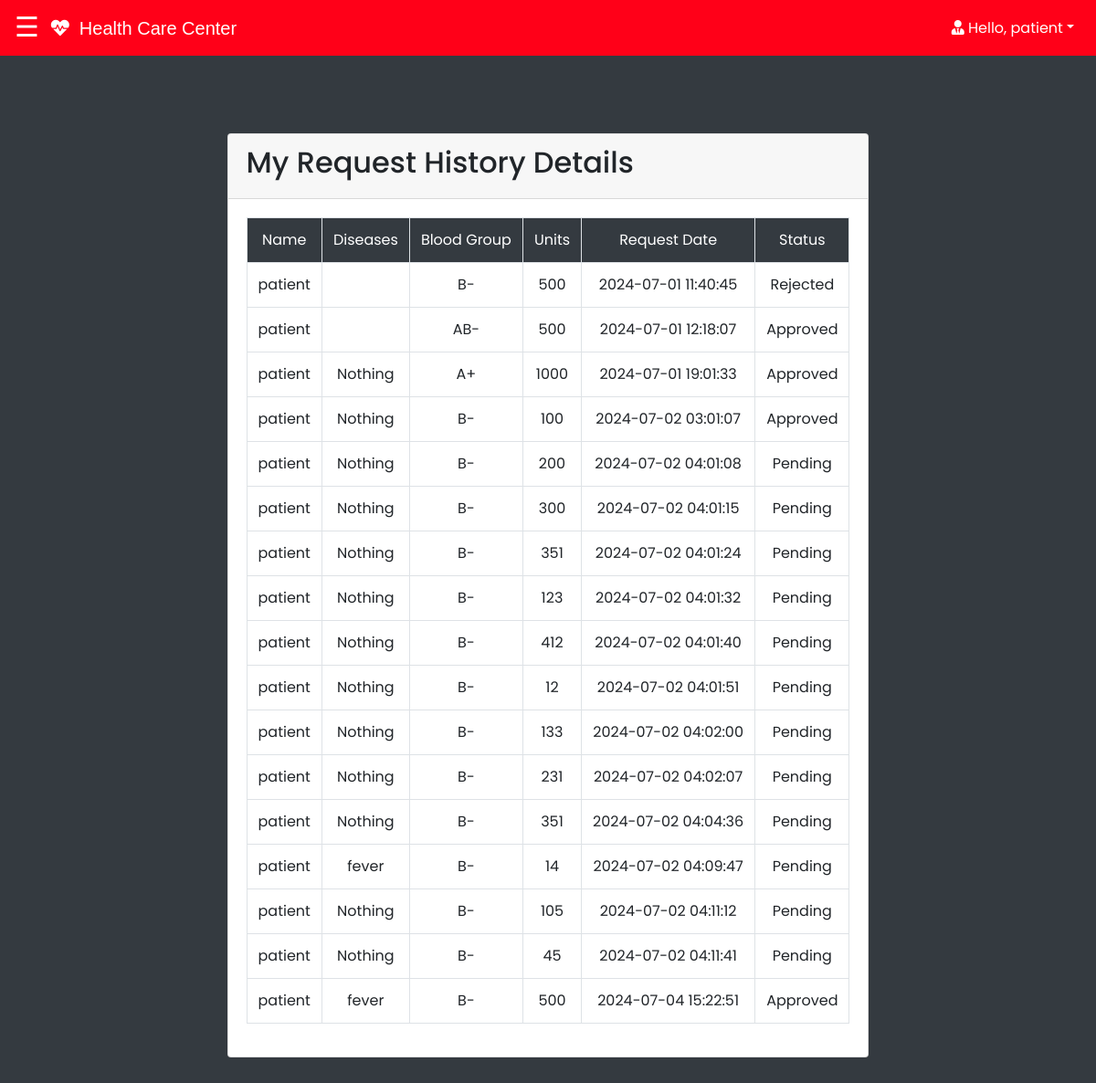
The app's page /donor/my_request_history.php (signed in) with its own data.
### tables this page shows
CREATE TABLE `requestshistory` (
  `id` int(255) NOT NULL,
  `blood_group` varchar(255) NOT NULL,
  `diseases` varchar(255) NOT NULL,
  `units` int(255) NOT NULL,
  `date` datetime NOT NULL DEFAULT current_timestamp(),
  `status` varchar(255) NOT NULL DEFAULT 'Pending'
);

### donor/my_request_history.php (the view, shortened to what this page needs)
<?php
@include '../css/navbar.php';
$regValue1 = $_SESSION['id'];
$regValue2 = $_SESSION['name'];
$query = "select * from requestshistory where id=$regValue1";
$result = mysqli_query($conn,$query);
?>
<!DOCTYPE html>
<html lang="en">
<head>
    <link rel="stylesheet" href="https://stackpatd.bootstrapcdn.com/bootstrap/4.3.1/css/bootstrap.min.css">
    <link rel="stylesheet" href="https://cdnjs.cloudflare.com/ajax/libs/font-awesome/5.14.0/css/all.css">
   <link rel="stylesheet" href="css/style.css">
</head>
<body class="bg-dark">
    <header>
    </header>
    <div class="container">
        <div class="row mt-5">
            <div class="col">
                <div class="card mt-5">
                    <div class="card-header">
                        <h2 class="display-6 text-left">My Request History Details</h2>
                    </div>
                <div class="card-body">
                    <table class="table table-bordered text-center">
                    <tr class="bg-dark text-white">
                    <link rel="stylesheet" href="../css/style.css">
                        <td> Name </td>
                        <td> Diseases </td>
                        <td> Blood Group </td>
                        <td> Units </td>
                        <td> Request Date </td>
                        <td> Status </td>
                    </tr>
                    <tr>
                    <?php
                        while($row = mysqli_fetch_assoc($result)) {
                    ?>
                        <td><?php echo $regValue2; ?></td>
                        <td><?php echo $row['diseases']; ?></td>
                        <td><?php echo $row['blood_group']; ?></td>
                        <td><?php echo $row['units']; ?></td>
                        <td><?php echo $row['date']; ?></td>
                        <td><?php echo $row['status']; ?></td>
                    </tr>
                    <?php
                        }
                    ?>
                </div>
                </div>
            </div>
        </div>
    </div>
</body>
</html>

### css/style.css (style rules this page uses)
* { font-family: 'Poppins', sans-serif; margin:0; padding:0; box-sizing: border-box; outline: none; border:none; text-decoration: none; }
.container { min-height: 100vh; display: flex; align-items: center; justify-content: center; padding:20px; padding-bottom: 60px; }
header { padding-top: 30px; text-align: center; }

### css/sidebar_patient.php (style rules this page uses)
body { font-family: "Lato", sans-serif; }

### donor/my_request_history.php (style rules this page uses)
table, td, td { border: 1px solid; }
table { widtd: 200%; border-collapse: collapse; }

### records on screen
requestshistory: blood_group "B-", units "500", date "2024-07-01 11:40:45", status "Rejected"
requestshistory: blood_group "AB-", units "500", date "2024-07-01 12:18:07", status "Approved"
requestshistory: diseases "Nothing", blood_group "A+", units "1000", date "2024-07-01 19:01:33", status "Approved"
requestshistory: diseases "Nothing", blood_group "B-", units "100", date "2024-07-02 03:01:07", status "Approved"
requestshistory: diseases "Nothing", blood_group "B-", units "200", date "2024-07-02 04:01:08", status "Pending"
requestshistory: diseases "Nothing", blood_group "B-", units "300", date "2024-07-02 04:01:15", status "Pending"
requestshistory: diseases "Nothing", blood_group "B-", units "351", date "2024-07-02 04:01:24", status "Pending"
requestshistory: diseases "Nothing", blood_group "B-", units "123", date "2024-07-02 04:01:32", status "Pending"
requestshistory: diseases "Nothing", blood_group "B-", units "412", date "2024-07-02 04:01:40", status "Pending"
requestshistory: diseases "Nothing", blood_group "B-", units "12", date "2024-07-02 04:01:51", status "Pending"
requestshistory: diseases "Nothing", blood_group "B-", units "133", date "2024-07-02 04:02:00", status "Pending"
requestshistory: diseases "Nothing", blood_group "B-", units "231", date "2024-07-02 04:02:07", status "Pending"
requestshistory: diseases "Nothing", blood_group "B-", units "351", date "2024-07-02 04:04:36", status "Pending"
requestshistory: diseases "fever", blood_group "B-", units "14", date "2024-07-02 04:09:47", status "Pending"
requestshistory: diseases "Nothing", blood_group "B-", units "105", date "2024-07-02 04:11:12", status "Pending"
requestshistory: diseases "Nothing", blood_group "B-", units "45", date "2024-07-02 04:11:41", status "Pending"
requestshistory: diseases "fever", blood_group "B-", units "500", date "2024-07-04 15:22:51", status "Approved"

### other values on screen
$regValue "patient"
